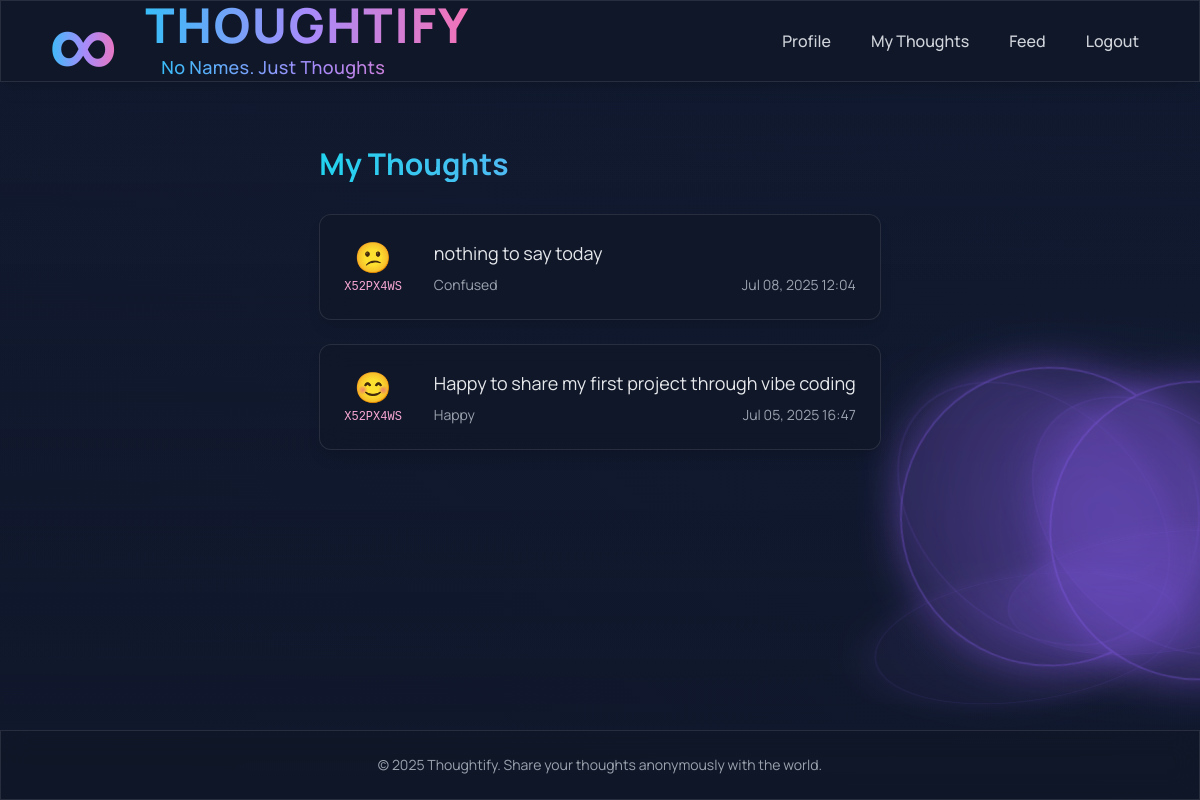
The app's page /my-thoughts/ (signed in), older data.
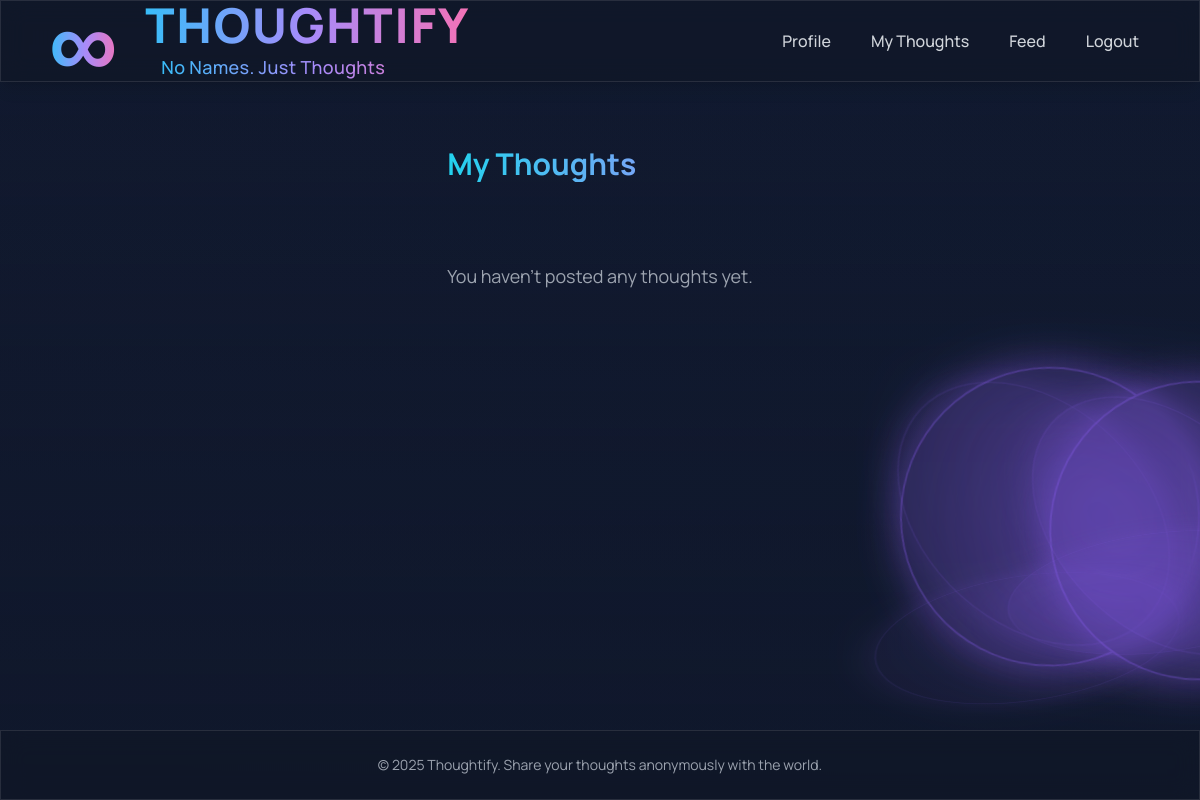
The same page, newer data.
### thoughtify/models.py (models this page shows, shortened)
class Thought(models.Model):
    SENTIMENT_CHOICES = [
        ('positive', 'Positive'),
        ('neutral', 'Neutral'),
        ('negative', 'Negative'),
    ]
    author = models.ForeignKey(
        User,
        on_delete=models.CASCADE,
        null=True,  # Allow null temporarily for migration
        blank=True,  # Allow blank temporarily for migration
    )
    content = models.CharField(max_length=280)
    emotion_tag = models.ForeignKey(EmotionTag, on_delete=models.SET_NULL, null=True)
    sentiment = models.CharField(max_length=10, choices=SENTIMENT_CHOICES, default='neutral')
    is_daily_thought = models.BooleanField(default=False)
    is_public = models.BooleanField(default=True)
    created_at = models.DateTimeField(default=timezone.now)
    updated_at = models.DateTimeField(auto_now=True)
    class Meta:
        ordering = ['-created_at']
        indexes = [
            models.Index(fields=['-created_at']),
            models.Index(fields=['author', '-created_at']),
        ]

class UserProfile(models.Model):
    user = models.OneToOneField(User, on_delete=models.CASCADE)
    anonymous_code = models.CharField(max_length=4, unique=True)
    show_public_thoughts = models.BooleanField(default=True)
    last_daily_thought = models.DateField(null=True, blank=True)
    created_at = models.DateTimeField(auto_now_add=True)
    updated_at = models.DateTimeField(auto_now=True)
    email_confirmed = models.BooleanField(default=False)
    confirmation_token = models.CharField(max_length=64, blank=True, null=True)

class EmotionTag(models.Model):
    name = models.CharField(max_length=50, unique=True)
    created_at = models.DateTimeField(auto_now_add=True)
    def __str__(self):
        return self.name

### thoughtify/views.py (the view)
# urls.py: path('my-thoughts/', views.my_thoughts_view, name='my_thoughts'),
@login_required
def my_thoughts_view(request):
    user_profile = request.user.userprofile
    thoughts = Thought.objects.filter(author=request.user).select_related('author__userprofile', 'emotion_tag')
    paginator = Paginator(thoughts, 20)
    page = request.GET.get('page', 1)
    thoughts_page = paginator.get_page(page)
    return render(request, 'thoughtify/my_thoughts.html', {
        'thoughts': thoughts_page,
        'user_profile': user_profile,
    })

### thoughtify/templates/thoughtify/my_thoughts.html
{% extends 'thoughtify/base.html' %}
{% block content %}
<div class="max-w-4xl mx-auto py-8">
    <h1 class="text-3xl font-bold mb-8 bg-gradient-to-r from-cyan-400 to-violet-400 bg-clip-text text-transparent">My Thoughts</h1>
    <div class="space-y-6">
        {% if thoughts %}
            {% for thought in thoughts %}
                <div class="thought-card glass-morphism rounded-xl p-6 mb-6 shadow-lg flex items-start space-x-4">
                    <div class="flex flex-col items-center justify-center mr-4">
                        {% with mood=thought.emotion_tag.name|lower %}
                            <span class="text-3xl">
                                {% if mood == 'happy' %}😊
                                {% elif mood == 'sad' %}😢
                                {% elif mood == 'excited' %}🤩
                                {% elif mood == 'anxious' %}😰
                                {% elif mood == 'grateful' %}🙏
                                {% elif mood == 'confused' %}😕
                                {% elif mood == 'hopeful' %}🌈
                                {% elif mood == 'tired' %}😴
                                {% else %}🙂
                                {% endif %}
                            </span>
                        {% endwith %}
                        <span class="text-xs text-pink-300 font-mono mt-1">{{ thought.author.userprofile.anonymous_code }}</span>
                    </div>
                    <div class="flex-1">
                        <div class="text-gray-200 text-lg mb-2">{{ thought.content }}</div>
                        <div class="text-sm text-gray-400 mt-2 flex items-center">
                            <span class="mr-2">{{ thought.emotion_tag }}</span>
                            <span class="ml-auto">{{ thought.created_at|date:'M d, Y H:i' }}</span>
                        </div>
                    </div>
                </div>
            {% endfor %}
        {% else %}
            <div class="text-center text-gray-400 py-12 text-lg">You haven't posted any thoughts yet.</div>
        {% endif %}
    </div>
</div>
{% endblock %}

### thoughtify/templates/thoughtify/base.html (shortened to what this page needs)
{% load static %}
<!DOCTYPE html>
<html lang="en" class="dark">
<head>
    <script src="https://cdn.tailwindcss.com"></script>
    <link rel="stylesheet" href="{% static 'thoughtify/css/main.css' %}">
</head>
<body class="bg-dark text-gray-100 min-h-screen flex flex-col relative overflow-x-hidden">
    <div class="fixed inset-0 hero-background opacity-30"></div>
    <div class="fixed inset-0 bg-gradient-to-b from-transparent to-dark opacity-60"></div>
    <div class="infinity-container">
        <div class="infinity-symbol">
            <div class="infinity-glow"></div>
        </div>
        <div class="infinity-symbol">
            <div class="infinity-glow"></div>
        </div>
        <div class="infinity-symbol">
            <div class="infinity-glow"></div>
        </div>
    </div>
    <div class="fixed inset-0 -z-10 pointer-events-none select-none">
    </div>
    <nav class="glass-morphism sticky top-0 z-50 shadow-lg">
        <div class="max-w-7xl mx-auto px-6 sm:px-8 lg:px-12 flex justify-between items-center h-20">
            <div class="flex items-center space-x-4">
                <a href="{% url 'landing_page' %}" class="flex items-center group select-none">
                    <span class="text-8xl font-extrabold bg-gradient-to-r from-sky-400 via-violet-400 to-pink-400 bg-clip-text text-transparent tracking-wide align-middle mr-6" style="letter-spacing:0.04em; line-height:1;">∞</span>
                    <span class="flex flex-col">
                        <span class="text-5xl font-extrabold bg-gradient-to-r from-sky-400 via-violet-400 to-pink-400 bg-clip-text text-transparent group-hover:opacity-90 transition-opacity tracking-wide align-middle" style="letter-spacing:0.04em;">THOUGHTIFY</span>
                        <span class="text-lg font-medium bg-gradient-to-r from-sky-400 via-violet-400 to-pink-400 bg-clip-text text-transparent tracking-wide mt-1 ml-4" style="letter-spacing:0.02em;">No Names. Just Thoughts</span>
                    </span>
                </a>
            </div>
            <div class="flex items-center space-x-2 sm:space-x-4">
                    {% if user.is_authenticated %}
                    <a href="{% url 'profile' %}" class="nav-link text-gray-300 hover:text-violet-400 px-3 py-2 rounded-md text-base font-medium transition-colors">Profile</a>
                    <a href="{% url 'my_thoughts' %}" class="nav-link text-gray-300 hover:text-cyan-400 px-3 py-2 rounded-md text-base font-medium transition-colors">My Thoughts</a>
                    <a href="{% url 'feed' %}" class="nav-link text-gray-300 hover:text-pink-400 px-3 py-2 rounded-md text-base font-medium transition-colors">Feed</a>
                        <form action="{% url 'logout' %}" method="post" class="inline">
                        <button type="submit" class="nav-link text-gray-300 hover:text-violet-400 px-3 py-2 rounded-md text-base font-medium transition-colors">Logout</button>
                        </form>
                    {% endif %}
            </div>
        </div>
    </nav>
    <main class="flex-grow max-w-6xl mx-auto px-4 sm:px-6 lg:px-8 py-8 relative z-10">
        {% block content %}{% endblock %}
    </main>
    <footer class="glass-morphism mt-auto relative z-10">
        <div class="max-w-6xl mx-auto px-4 sm:px-6 lg:px-8 py-6">
            <p class="text-center text-gray-400 text-sm">
                &copy; {% now "Y" %} Thoughtify. Share your thoughts anonymously with the world.
            </p>
        </div>
    </footer>
</body>
</html>

### thoughtify/static/thoughtify/css/main.css (style rules this page uses)
.glass-morphism { background: rgba(17, 24, 39, 0.7); backdrop-filter: blur(12px); -webkit-backdrop-filter: blur(12px); border: 1px solid rgba(255, 255, 255, 0.1); }
.infinity-container { position: fixed; top: 0; left: 0; width: 100vw; height: 100vh; pointer-events: none; z-index: 0; perspective: 2000px; overflow: hidden; }
.infinity-symbol { position: absolute; width: 600px; height: 300px; top: 50%; left: 50%; transform-style: preserve-3d; transform: translate(-50%, -50%); animation: float 12s ease-in-out infinite, rotate3d 30s linear infinite; }
.infinity-symbol::before, .infinity-symbol::after { content: ""; position: absolute; width: 300px; height: 300px; border-radius: 50%; background: rgba(139, 92, 246, 0.15); backdrop-filter: blur(8px); -webkit-backdrop-filter: blur(8px); border: 2px solid rgba(139, 92, 246, 0.3); box-shadow: 0 0 40px rgba(139, 92, 246, 0.4); }
.infinity-symbol::before { left: 0; transform: translateX(25%); }
.infinity-symbol::after { right: 0; transform: translateX(-25%); }
.infinity-glow { position: absolute; width: 100%; height: 100%; background: radial-gradient(circle at center, rgba(139, 92, 246, 0.3) 0%, transparent 70%); filter: blur(30px); animation: pulse-glow 4s ease-in-out infinite; }
.hero-background { background: linear-gradient(45deg, #1a1a2e, #16213e, #1a1a2e); background-size: 400% 400%; animation: gradient-shift 15s ease infinite; }
.infinity-symbol:nth-child(2) { transform: translate(-50%, -50%) scale(2); animation-delay: -4s; opacity: 0.4; }
.infinity-symbol:nth-child(3) { transform: translate(-50%, -50%) scale(1.5); animation-delay: -8s; opacity: 0.3; }

Row changes from the older to the newer data that the page shows:
removed Thought: author.userprofile.anonymous_code "X52PX4WS", content "nothing to say today", emotion_tag "Confused", created_at "Jul 08, 2025 12:04"
removed Thought: author.userprofile.anonymous_code "X52PX4WS", content "Happy to share my first project through vibe coding", emotion_tag "Happy", created_at "Jul 05, 2025 16:47"
Text that changed along with them:
text now shown: "You haven't posted any thoughts yet."
